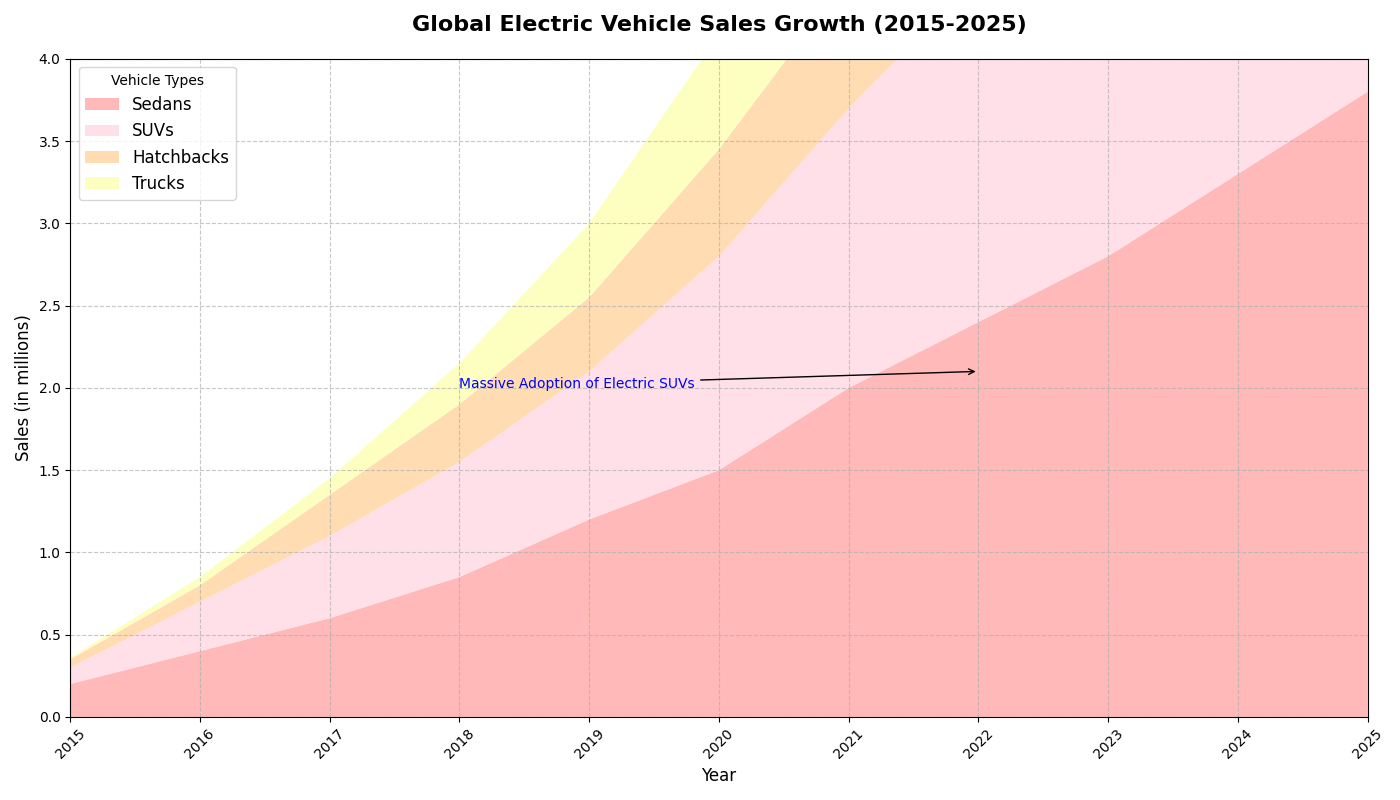

Generate this figure with Python:
import matplotlib.pyplot as plt
import numpy as np

# Backstory:
# We're tracking the global sales data of different types of electric vehicles from 2015 to 2025. 
# This is a period of rapid technological advancement, with Electric Sedans, SUVs, Hatchbacks, and Trucks 
# occupying significant market shares over these years. We aim to visualize this evolution in a comprehensive manner.

# Define the years from 2015 to 2025
years = np.arange(2015, 2026)

# Sales data (in millions) for each type of electric vehicle
sedans_sales = np.array([0.2, 0.4, 0.6, 0.85, 1.2, 1.5, 2.0, 2.4, 2.8, 3.3, 3.8])
suvs_sales = np.array([0.1, 0.3, 0.5, 0.7, 0.9, 1.3, 1.7, 2.1, 2.5, 3.0, 3.5])
hatchbacks_sales = np.array([0.05, 0.1, 0.25, 0.35, 0.45, 0.65, 0.8, 0.9, 1.1, 1.3, 1.4])
trucks_sales = np.array([0.01, 0.05, 0.1, 0.25, 0.45, 0.7, 1.0, 1.4, 1.8, 2.2, 2.6])

# Stack the data for the area chart
sales_data = np.vstack([sedans_sales, suvs_sales, hatchbacks_sales, trucks_sales])

# Define colors for each type of electric vehicle
colors = ['#ffadad', '#ffdae4', '#ffd6a5', '#fdffb6']

# Create the area chart
fig, ax = plt.subplots(figsize=(14, 8))

ax.stackplot(years, sales_data, labels=['Sedans', 'SUVs', 'Hatchbacks', 'Trucks'], colors=colors, alpha=0.85)

# Customize the chart
ax.set_title('Global Electric Vehicle Sales Growth (2015-2025)', fontsize=16, fontweight='bold', pad=20)
ax.set_xlabel('Year', fontsize=12)
ax.set_ylabel('Sales (in millions)', fontsize=12)

# Add grid and legend
ax.grid(linestyle='--', alpha=0.7)
ax.legend(loc='upper left', fontsize=12, title='Vehicle Types')

# Ticks and axis limits
ax.set_xticks(years)
ax.set_yticks(np.arange(0, 4.1, 0.5))
ax.set_xlim(2015, 2025)
ax.set_ylim(0, 4)

# Rotate x-tick labels to avoid overlap
plt.xticks(rotation=45)

# Annotate significant increase points
ax.annotate('Massive Adoption of Electric SUVs', xy=(2022, suvs_sales[7]), xytext=(2018, 2), 
            arrowprops=dict(facecolor='black', arrowstyle='->'),
            fontsize=10, color='blue')

# Layout adjustment
plt.tight_layout()

# Display the plot
plt.show()
